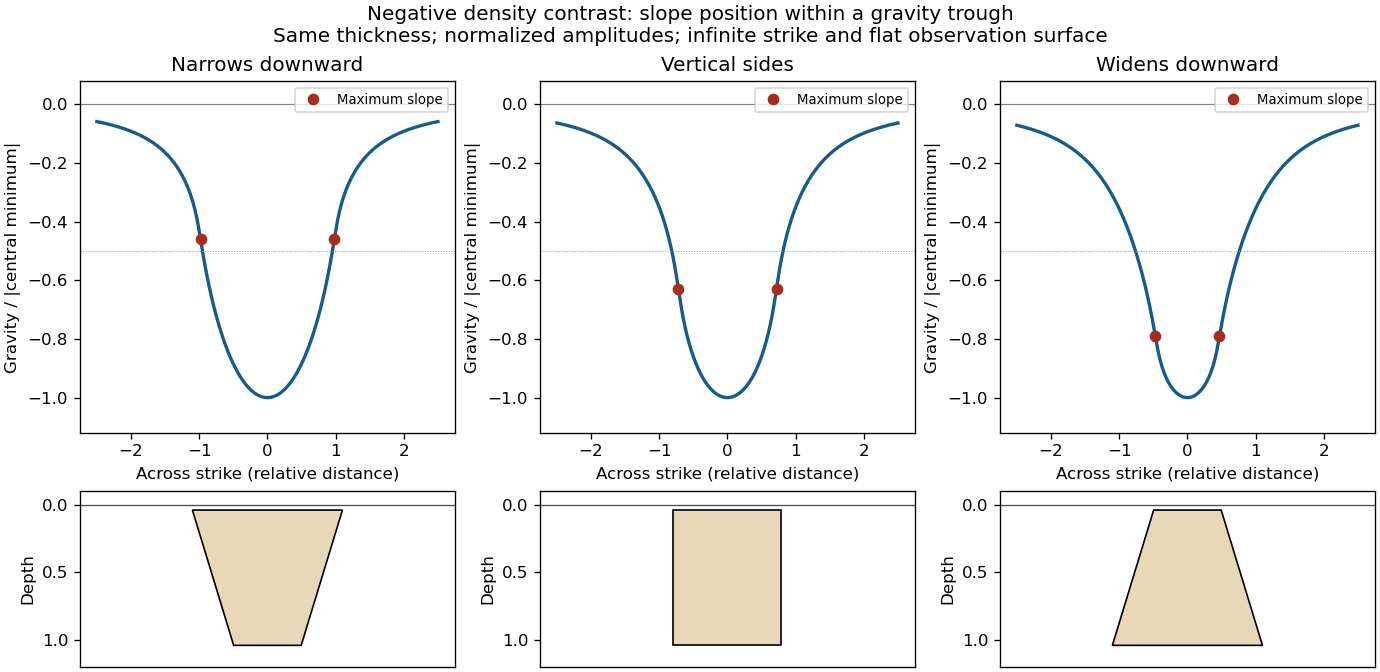

Source code (Python):
"""Original infinite-strike gravity models, not traced from the source figure.
Python 3.14.4 / NumPy 2.3.5 / Matplotlib 3.10.7; basename PNG to CWD.
"""
from pathlib import Path
import numpy as np
import matplotlib
matplotlib.use('Agg')
import matplotlib.pyplot as plt
from matplotlib.patches import Polygon


def profile(x, top, bottom, burial=.04):
    z = np.linspace(burial,1.04,2501)
    b = top+(bottom-top)*(z-burial)
    # Vertical attraction integrated analytically along x and infinite strike.
    return -np.trapezoid(np.arctan((b[:,None]-x)/z[:,None])-np.arctan((-b[:,None]-x)/z[:,None]),z,axis=0)


def main():
    plt.rcParams.update({'font.size':10})
    fig, axes = plt.subplots(2,3,figsize=(11.5,5.6),layout='constrained',gridspec_kw={'height_ratios':[2,1]})
    x = np.linspace(-2.5,2.5,1001)
    for j,(top,bottom,title) in enumerate(((1,.45,'Narrows downward'),(.72,.72,'Vertical sides'),(.45,1,'Widens downward'))):
        g = profile(x,top,bottom); g /= abs(g.min())
        grad = np.abs(np.gradient(g,x)); k=np.argmax(grad[:len(x)//2])
        ax=axes[0,j]; ax.plot(x,g,color='#175b89',lw=2)
        ax.plot([x[k],-x[k]],[g[k],g[k]],'o',color='#a42f21',label='Maximum slope')
        ax.axhline(0,color='0.5',lw=.7);ax.axhline(-.5,color='0.6',lw=.6,ls=':')
        ax.set(title=title,xlabel='Across strike (relative distance)',ylabel='Gravity / |central minimum|',ylim=(-1.12,.08))
        ax.legend(fontsize=8,loc='upper right')
        ax=axes[1,j]; ax.add_patch(Polygon([(-top,.04),(top,.04),(bottom,1.04),(-bottom,1.04)],facecolor='#e9d7b9',edgecolor='black'))
        ax.axhline(0,color='0.3',lw=.8);ax.set(xlim=(-2.5,2.5),ylim=(1.2,-.1),ylabel='Depth');ax.set_xticks([])
    fig.suptitle('Negative density contrast: slope position within a gravity trough\nSame thickness; normalized amplitudes; infinite strike and flat observation surface')
    fig.savefig(Path.cwd()/(Path(__file__).stem+'.png'),dpi=120,facecolor='white',transparent=False)
    plt.close(fig)


if __name__ == '__main__': main()
